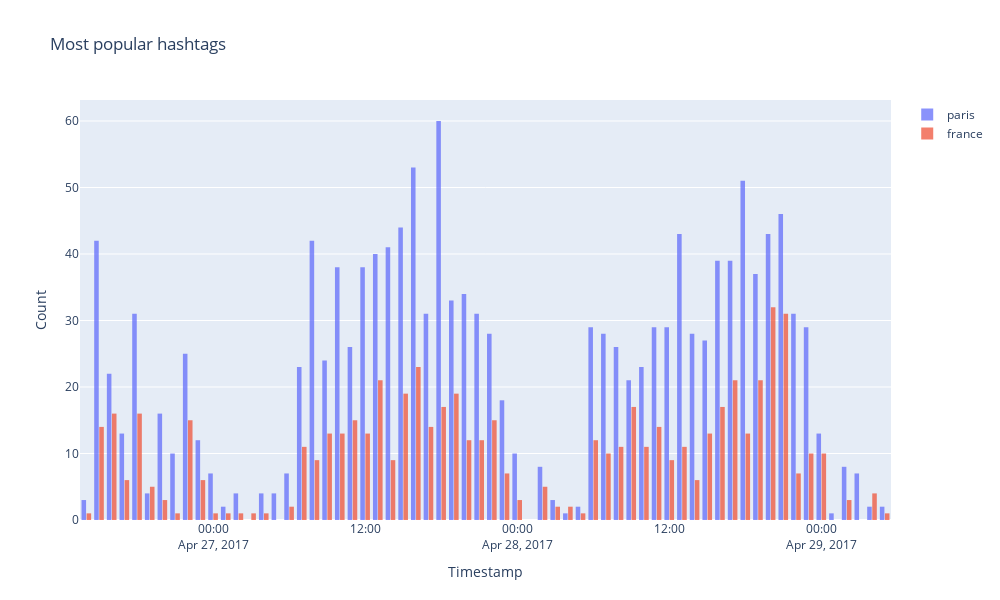

Notebook code for this chart:
### Code cell
plotly_compare(ty='hashtags', l=['paris','france'])

### Figure 1 — Plotly figure (JSON) as saved in the notebook; plotly's stock layout.template omitted (floating-point values rounded to 4 significant figures; data arrays with more than 128 entries replaced by an {"elided": "..."} marker saying what was removed)
{"data": [{"name": "paris", "opacity": 0.75, "type": "histogram", "x": {"elided": "1465 str values"}, "xbins": {"size": 3600000}}, {"name": "france", "opacity": 0.75, "type": "histogram", "x": {"elided": "629 str values"}, "xbins": {"size": 3600000}}], "layout": {"bargap": 0.2, "bargroupgap": 0.1, "height": 600, "title": {"text": "Most popular hashtags"}, "width": 1000, "xaxis": {"autorange": true, "range": ["2017-04-26 13:30", "2017-04-29 05:30"], "title": {"text": "Timestamp"}, "type": "date"}, "yaxis": {"autorange": true, "range": [0, 63.16], "title": {"text": "Count"}}}}
